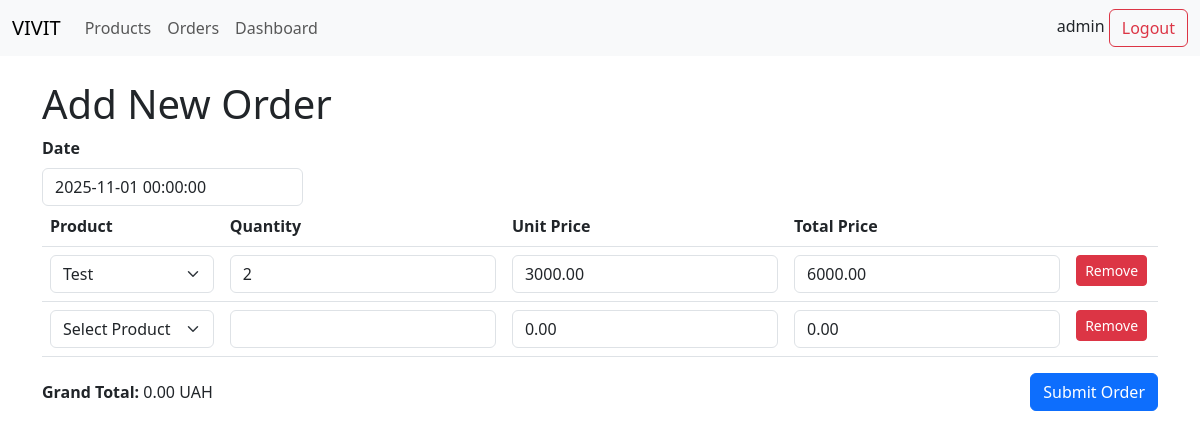
Page /order/edit/2 (signed in) on the committed database.
### app/models.py (models this page shows, shortened)
class User(db.Model, UserMixin):
    __tablename__ = "user"
    id = db.Column(db.Integer, primary_key=True)
    username = db.Column(db.String(64), unique=True, nullable=False)
    password_hash = db.Column(db.String(128), nullable=False)

class Order(db.Model):
    __tablename__ = "order"
    id = db.Column(db.Integer, primary_key=True)
    created_at = db.Column(db.DateTime, nullable=False, default=datetime.utcnow)
    items = db.relationship(
        "OrderItem", back_populates="order", cascade="all, delete-orphan"
    )

class OrderItem(db.Model):
    __tablename__ = "order_item"
    order_id = db.Column(db.Integer, db.ForeignKey("order.id"), primary_key=True)
    product_id = db.Column(db.Integer, db.ForeignKey("product.id"), primary_key=True)
    quantity = db.Column(db.Integer, nullable=False, default=1)
    unit_price = db.Column(Numeric(10, 2), nullable=False)
    order = db.relationship("Order", back_populates="items")
    product = db.relationship("Product")

### app/order/routes.py (the view, shortened to what this page needs)
@order.route("/edit/<int:order_id>", methods=["GET", "POST"])
@login_required
def edit_order(order_id):
    order: Order = Order.query.get_or_404(order_id)
    products = Product.query.all()
    return render_template("order/edit.html", products=products, order=order)

### app/extensions.py (called while the page is built)
@login_manager.user_loader
def load_user(user_id):
    from .models import User
    return User.query.get(int(user_id))

### app/models.py (called while the page is built)
    @property
    def price(self):
        if self.margin is not None:
            return self.cost + self.margin
        return self.cost

### app/templates/order/edit.html (shortened to what this page needs)
{% extends "base.html" %}
{% block head %}
<link rel="stylesheet"
    href="https://cdnjs.cloudflare.com/ajax/libs/bootstrap-datepicker/1.10.0/css/bootstrap-datepicker.min.css" />
{% endblock head %}
{% block content %}
<h1>Add New Order</h1>
<form method="post" action="{{ url_for('order.edit_order', order_id=order.id) }}">
    <div class="row">
        <div class="col-md-3">
            <label for="orderDate" class="form-label"><strong>Date</strong></label>
            <input type="text" class="form-control" id="orderDate" name="date" placeholder="Select date"
                autocomplete="off" value="{{order.created_at}}" />
        </div>
    </div>
    <table class="table">
        <thead>
            <tr>
                <th>Product</th>
                <th>Quantity</th>
                <th>Unit Price</th>
                <th>Total Price</th>
                <th></th>
            </tr>
        </thead>
        <tbody id="orderItemsBody">
            {% for item in order.items %}
            <tr class="orderItemRow">
                <td>
                    <select name="product[]" class="form-select product-select">
                        {% for product in products %}
                        {% if item.product_id == product.id %}
                        <option value="{{ product.id }}" data-price="{{ product.price }}" selected>{{ product.name }}
                        </option>
                        {% else %}
                        <option value="{{ product.id }}" data-price="{{ product.price }}">{{ product.name }}</option>
                        {% endif %}
                        {% endfor %}
                    </select>
                </td>
                <td><input type="number" name="quantity[]" class="form-control quantity-input" value="{{item.quantity}}" min="1"></td>
                <td><input type="number" name="unitPrice[]" class="form-control unit-price-input" step="0.01"
                        value="{{ item.unit_price }}" min="0"></td>
                <td><input type="number" name="totalPrice[]" class="form-control total-price-input" step="0.01"
                        value="{{ item.quantity * item.unit_price }}"></td>
                <td><button type="button" class="btn btn-danger btn-sm remove-item-btn">Remove</button></td>
            </tr>
            {% endfor %}
            <tr class="orderItemRow">
                <td>
                    <select name="product[]" class="form-select product-select">
                        <option value="">Select Product</option>
                    </select>
                </td>
                <td><input type="number" name="quantity[]" class="form-control quantity-input" value="" min="1"></td>
                <td><input type="number" name="unitPrice[]" class="form-control unit-price-input" step="0.01"
                        value="0.00" min="0"></td>
                <td><input type="number" name="totalPrice[]" class="form-control total-price-input" step="0.01"
                        value="0.00"></td>
                <td><button type="button" class="btn btn-danger btn-sm remove-item-btn">Remove</button></td>
            </tr>
        </tbody>
    </table>
    <div class="d-flex justify-content-between align-items-center mt-3">
        <div><strong>Grand Total:</strong> <span id="grandTotal">0.00</span> UAH</div>
        <button type="submit" class="btn btn-primary">Submit Order</button>
    </div>
</form>
{% endblock %}

### app/templates/base.html (shortened to what this page needs)
<!doctype html>
<html lang="en">
<head>
    <link href="https://cdn.jsdelivr.net/npm/bootstrap@5.3.0/dist/css/bootstrap.min.css" rel="stylesheet">
    {% block head %}
    {% endblock head %}
</head>
<body>
    <nav class="navbar navbar-expand-lg navbar-light bg-light mb-4">
        <div class="container-fluid">
            <a class="navbar-brand" href="{{ url_for('product.products_list') }}">VIVIT</a>
            <div class="collapse navbar-collapse" id="navbarSupportedContent">
                <ul class="navbar-nav me-auto mb-2 mb-lg-0">
                    <li class="nav-item">
                        <a class="nav-link" href="{{ url_for('product.products_list') }}">Products</a>
                    </li>
                    <li class="nav-item">
                        <a class="nav-link" href="{{ url_for('order.orders_list') }}">Orders</a>
                    </li>
                    <li class="nav-item">
                        <a class="nav-link" href="{{ url_for('analytics.stats') }}">Dashboard</a>
                    </li>
                </ul>
            </div>
            <div>
                {% if current_user.is_authenticated %}
                {{current_user.username}}
                <a class="btn btn-outline-danger" href="{{ url_for('auth.logout') }}">Logout</a>
                {% else %}
                You must <a class="" href="{{ url_for('auth.login') }}">Login</a>!
                {% endif %}
            </div>
        </div>
    </nav>
    <div class="container">
        {% block content %}{% endblock %}
    </div>
</body>
</html>

### rows in the picture
User: username "admin"
Order: date "2025-11-01 00:00:00"
OrderItem: quantity "2", unit_price "3000.00", quantity+unit_price "6000.00"

### other values in the picture
form field value "Test"
